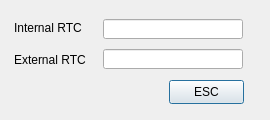
<ui version="4.0" >
 <class>SelftestRtc</class>
 <widget class="QDialog" name="SelftestRtc" >
  <property name="geometry" >
   <rect>
    <x>0</x>
    <y>0</y>
    <width>270</width>
    <height>120</height>
   </rect>
  </property>
  <property name="windowTitle" >
   <string>Dialog</string>
  </property>
  <widget class="QLabel" name="lblBackground" >
   <property name="geometry" >
    <rect>
     <x>0</x>
     <y>0</y>
     <width>270</width>
     <height>120</height>
    </rect>
   </property>
   <property name="text" >
    <string/>
   </property>
   <property name="pixmap" >
    <pixmap resource="../sb3000.qrc" >:/images/res/bg-inputbox.png</pixmap>
   </property>
   <property name="scaledContents" >
    <bool>true</bool>
   </property>
  </widget>
  <widget class="QPushButton" name="btnESC" >
   <property name="geometry" >
    <rect>
     <x>169</x>
     <y>80</y>
     <width>75</width>
     <height>24</height>
    </rect>
   </property>
   <property name="text" >
    <string>ESC</string>
   </property>
  </widget>
  <widget class="QLabel" name="lblInternal" >
   <property name="geometry" >
    <rect>
     <x>14</x>
     <y>20</y>
     <width>86</width>
     <height>16</height>
    </rect>
   </property>
   <property name="text" >
    <string>Internal RTC</string>
   </property>
  </widget>
  <widget class="QLabel" name="lblExternal" >
   <property name="geometry" >
    <rect>
     <x>14</x>
     <y>52</y>
     <width>86</width>
     <height>16</height>
    </rect>
   </property>
   <property name="text" >
    <string>External RTC</string>
   </property>
  </widget>
  <widget class="QLineEdit" name="txtInternalRTC" >
   <property name="geometry" >
    <rect>
     <x>103</x>
     <y>19</y>
     <width>140</width>
     <height>20</height>
    </rect>
   </property>
   <property name="focusPolicy" >
    <enum>Qt::NoFocus</enum>
   </property>
  </widget>
  <widget class="QLineEdit" name="txtExternalRTC" >
   <property name="geometry" >
    <rect>
     <x>103</x>
     <y>49</y>
     <width>140</width>
     <height>20</height>
    </rect>
   </property>
   <property name="focusPolicy" >
    <enum>Qt::NoFocus</enum>
   </property>
  </widget>
 </widget>
 <tabstops>
  <tabstop>btnESC</tabstop>
 </tabstops>
 <resources>
  <include location="../sb3000.qrc" />
 </resources>
 <connections/>
</ui>
